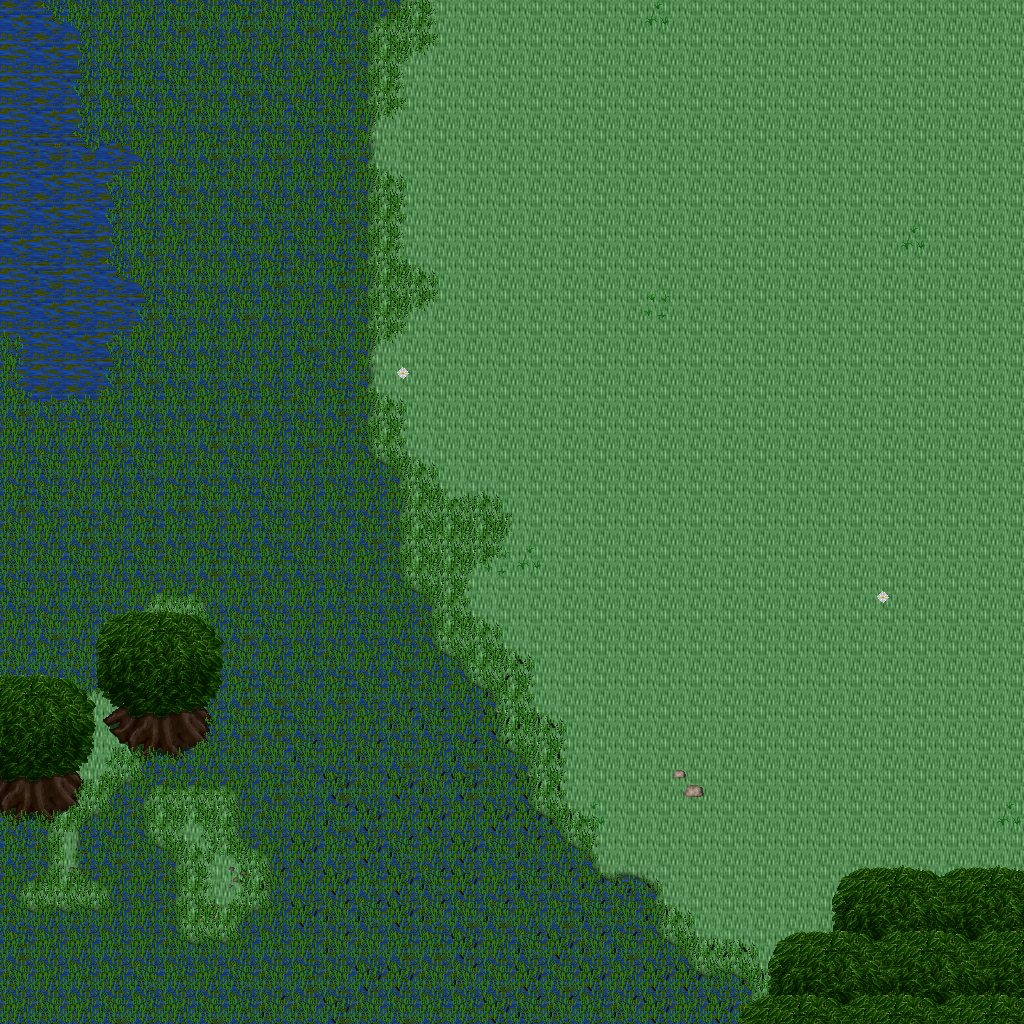

A 2D game scene composited from a Tiled map and its tileset images. What follows is a short description and the map's XML, with each tile layer's data collapsed to a summary:
An orthogonal 32x32 tile map with 32x32 px tiles, 5 tile layers (Ground, Objects, Objects2, Above, ...), 1 hidden layer not drawn, 35 tilesets.

<map version="1.10" tiledversion="1.11.0" orientation="orthogonal" renderorder="right-down" width="32" height="32" tilewidth="32" tileheight="32" infinite="0" nextlayerid="11" nextobjectid="1">
 <tileset firstgid="1" name="ground_ground" tilewidth="32" tileheight="32" tilecount="33" columns="3">
  <image source="../drawable/ground_ground.png" width="96" height="352" />
 </tileset>
 <tileset firstgid="34" name="plant_grasses" tilewidth="32" tileheight="32" tilecount="6" columns="3">
  <image source="../drawable/plant_grasses.png" width="96" height="64" />
 </tileset>
 <tileset firstgid="40" name="plant_flower_daisy_white" tilewidth="32" tileheight="32" tilecount="8" columns="2">
  <image source="../drawable/plant_flower_daisy_white.png" width="64" height="128" />
 </tileset>
 <tileset firstgid="48" name="ground_grass_edges" tilewidth="32" tileheight="32" tilecount="36" columns="12">
  <image source="../drawable/ground_grass_edges.png" width="384" height="96" />
 </tileset>
 <tileset firstgid="84" name="ground_grass_corners" tilewidth="32" tileheight="32" tilecount="24" columns="6">
  <image source="../drawable/ground_grass_corners.png" width="192" height="128" />
 </tileset>
 <tileset firstgid="108" name="ground_earth_edges" tilewidth="32" tileheight="32" tilecount="18" columns="6">
  <image source="../drawable/ground_earth_edges.png" width="192" height="96" />
 </tileset>
 <tileset firstgid="126" name="ground_rock_pebbles" tilewidth="32" tileheight="32" tilecount="3" columns="1">
  <image source="../drawable/ground_rock_pebbles.png" width="32" height="96" />
 </tileset>
 <tileset firstgid="129" name="plant_flower_daisy_yellow" tilewidth="32" tileheight="32" tilecount="8" columns="2">
  <image source="../drawable/plant_flower_daisy_yellow.png" width="64" height="128" />
 </tileset>
 <tileset firstgid="137" name="plant_flower_daisy_red" tilewidth="32" tileheight="32" tilecount="8" columns="2">
  <image source="../drawable/plant_flower_daisy_red.png" width="64" height="128" />
 </tileset>
 <tileset firstgid="145" name="plant_tree_tree_fluffy" tilewidth="32" tileheight="32" tilecount="12" columns="4">
  <image source="../drawable/plant_tree_tree_fluffy.png" width="128" height="96" />
 </tileset>
 <tileset firstgid="157" name="logic_creature_undead" tilewidth="32" tileheight="32" tilecount="16" columns="8">
  <image source="../drawable/logic_creature_undead.png" width="256" height="64" />
 </tileset>
 <tileset firstgid="173" name="logic_collision" tilewidth="32" tileheight="32" tilecount="1" columns="1">
  <image source="../drawable/logic_collision.png" width="32" height="32" />
 </tileset>
 <tileset firstgid="174" name="ground_water_swamp_water" tilewidth="32" tileheight="32" tilecount="33" columns="3">
  <image source="../drawable/ground_water_swamp_water.png" width="96" height="352" />
 </tileset>
 <tileset firstgid="207" name="plant_tree_tree_darkgreen" tilewidth="32" tileheight="32" tilecount="88" columns="8">
  <image source="../drawable/plant_tree_tree_darkgreen.png" width="256" height="352" />
 </tileset>
 <tileset firstgid="295" name="plant_grasses_swamp" tilewidth="32" tileheight="32" tilecount="42" columns="6">
  <image source="../drawable/plant_grasses_swamp.png" width="192" height="224" />
 </tileset>
 <tileset firstgid="337" name="building_stone_ruins" tilewidth="32" tileheight="32" tilecount="72" columns="6">
  <image source="../drawable/building_stone_ruins.png" width="192" height="384" />
 </tileset>
 <tileset firstgid="409" name="item_gothic_large_gravestone" tilewidth="32" tileheight="32" tilecount="9" columns="3">
  <image source="../drawable/item_gothic_large_gravestone.png" width="96" height="96" />
 </tileset>
 <tileset firstgid="418" name="item_gothic_skull_post" tilewidth="32" tileheight="32" tilecount="2" columns="1">
  <image source="../drawable/item_gothic_skull_post.png" width="32" height="64" />
 </tileset>
 <tileset firstgid="420" name="item_gothic_tombstone_2" tilewidth="32" tileheight="32" tilecount="8" columns="2">
  <image source="../drawable/item_gothic_tombstone_2.png" width="64" height="128" />
 </tileset>
 <tileset firstgid="428" name="item_statue_broken_green_column" tilewidth="32" tileheight="32" tilecount="2" columns="1">
  <image source="../drawable/item_statue_broken_green_column.png" width="32" height="64" />
 </tileset>
 <tileset firstgid="430" name="item_statue_broken_lion" tilewidth="32" tileheight="32" tilecount="6" columns="2">
  <image source="../drawable/item_statue_broken_lion.png" width="64" height="96" />
 </tileset>
 <tileset firstgid="436" name="item_statue_green_stone" tilewidth="32" tileheight="32" tilecount="12" columns="4">
  <image source="../drawable/item_statue_green_stone.png" width="128" height="96" />
 </tileset>
 <tileset firstgid="448" name="ground_slate_tiles" tilewidth="32" tileheight="32" tilecount="15" columns="5">
  <image source="../drawable/ground_slate_tiles.png" width="160" height="96" />
 </tileset>
 <tileset firstgid="463" name="ground_rock_rocks" tilewidth="32" tileheight="32" tilecount="4" columns="2">
  <image source="../drawable/ground_rock_rocks.png" width="64" height="64" />
 </tileset>
 <tileset firstgid="467" name="ground_rock_rocks_2" tilewidth="32" tileheight="32" tilecount="4" columns="2">
  <image source="../drawable/ground_rock_rocks_2.png" width="64" height="64" />
 </tileset>
 <tileset firstgid="471" name="ground_rock_rocks_3" tilewidth="32" tileheight="32" tilecount="16" columns="4">
  <image source="../drawable/ground_rock_rocks_3.png" width="128" height="128" />
 </tileset>
 <tileset firstgid="487" name="plant_stump_hollow_logs" tilewidth="32" tileheight="32" tilecount="6" columns="3">
  <image source="../drawable/plant_stump_hollow_logs.png" width="96" height="64" />
 </tileset>
 <tileset firstgid="493" name="plant_tree_dead_tree_2" tilewidth="32" tileheight="32" tilecount="20" columns="4">
  <image source="../drawable/plant_tree_dead_tree_2.png" width="128" height="160" />
 </tileset>
 <tileset firstgid="513" name="plant_tree_dead_tree_3" tilewidth="32" tileheight="32" tilecount="16" columns="4">
  <image source="../drawable/plant_tree_dead_tree_3.png" width="128" height="128" />
 </tileset>
 <tileset firstgid="529" name="item_corpse_skeleton" tilewidth="32" tileheight="32" tilecount="4" columns="2">
  <image source="../drawable/item_corpse_skeleton.png" width="64" height="64" />
 </tileset>
 <tileset firstgid="533" name="item_corpse_swamp_sunken" tilewidth="32" tileheight="32" tilecount="32" columns="8">
  <image source="../drawable/item_corpse_swamp_sunken.png" width="256" height="128" />
 </tileset>
 <tileset firstgid="565" name="object_rock_pillars_stone" tilewidth="32" tileheight="32" tilecount="36" columns="6">
  <image source="../drawable/object_rock_pillars_stone.png" width="192" height="192" />
 </tileset>
 <tileset firstgid="601" name="logic_creature_undead_skeleton" tilewidth="32" tileheight="32" tilecount="6" columns="6">
  <image source="../drawable/logic_creature_undead_skeleton.png" width="192" height="32" />
 </tileset>
 <tileset firstgid="607" name="logic_creature_undead_specter" tilewidth="32" tileheight="32" tilecount="6" columns="6">
  <image source="../drawable/logic_creature_undead_specter.png" width="192" height="32" />
 </tileset>
 <tileset firstgid="613" name="logic_creature_undead_zombie" tilewidth="32" tileheight="32" tilecount="5" columns="5">
  <image source="../drawable/logic_creature_undead_zombie.png" width="160" height="32" />
 </tileset>
 <layer id="1" name="Ground" width="32" height="32">
  <data>[1024 cells, 1024 non-empty, 17 distinct tile ids]</data>
 </layer>
 <layer id="2" name="Objects" width="32" height="32">
  <data>[1024 cells, 40 non-empty, 21 distinct tile ids]</data>
 </layer>
 <layer id="3" name="Objects2" width="32" height="32">
  <data>[1024 cells, 485 non-empty, 24 distinct tile ids]</data>
 </layer>
 <layer id="4" name="Above" width="32" height="32">
  <data>[1024 cells, 62 non-empty, 19 distinct tile ids]</data>
 </layer>
 <layer id="5" name="Above2" width="32" height="32">
  <data>[1024 cells, 14 non-empty, 5 distinct tile ids]</data>
 </layer>
 <layer id="6" name="Walkable" width="32" height="32" visible="0">
  <data>[1024 cells, 22 non-empty, 1 distinct tile ids]</data>
 </layer>
 <objectgroup id="7" name="Mapevents" />
 <objectgroup id="8" name="Spawn" />
 <objectgroup id="9" name="Keys" />
 <objectgroup id="10" name="Replace" />
</map>
